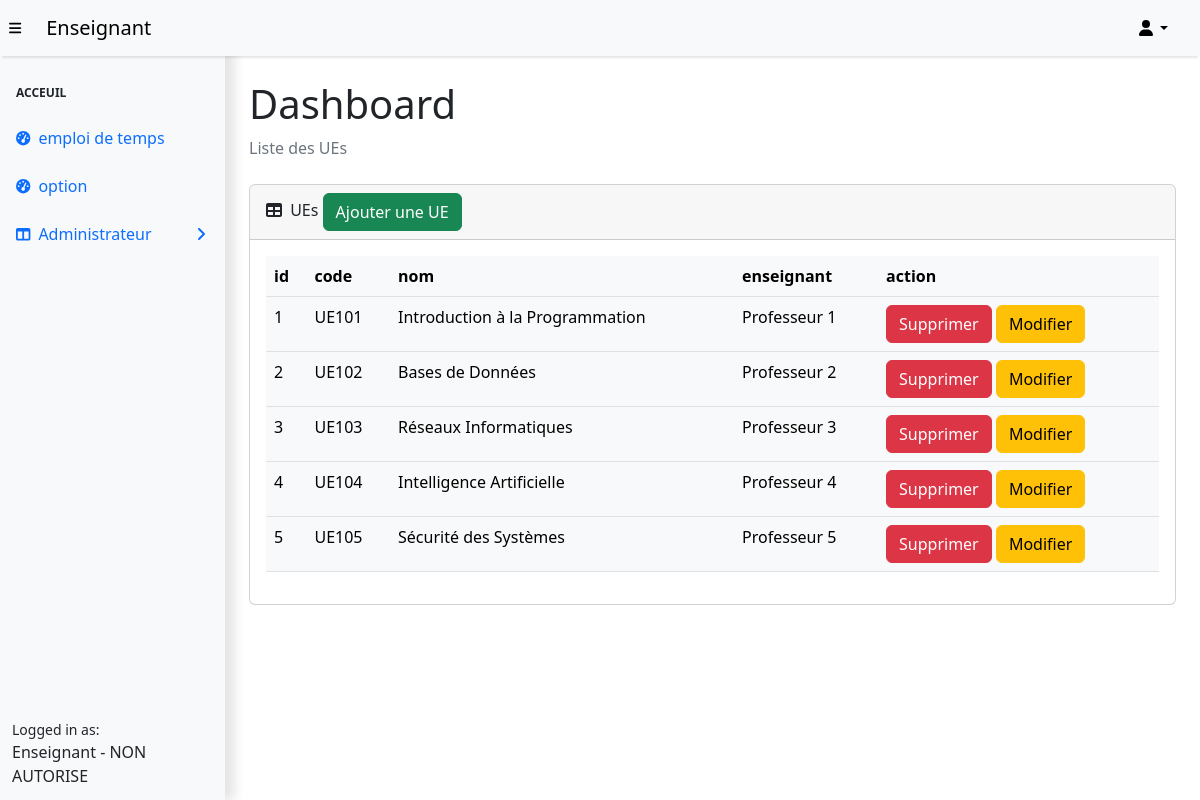
Page /enseignant/ue.php on the committed database.
### tables this page shows
CREATE TABLE `ue` (
  `id_ue` bigint(20) NOT NULL,
  `code_ue` varchar(50) DEFAULT NULL,
  `nom_ue` varchar(50) DEFAULT NULL,
  `id_enseignant` bigint(20) DEFAULT NULL,
  `id_classe` bigint(20) DEFAULT NULL,
  `semestre` int(11) DEFAULT 1
);

CREATE TABLE `enseignant` (
  `id_enseignant` bigint(20) NOT NULL,
  `email_enseignant` varchar(50) DEFAULT NULL,
  `nom_enseignant` varchar(50) DEFAULT NULL,
  `mdp_enseignant` varchar(50) DEFAULT NULL,
  `priv` int(11) NOT NULL DEFAULT 0
);

### enseignant/classes/UE.php (called while the page is built, shortened)
<?php
class UE {
    private $pdo;
    public function __construct($pdo) {
        $this->pdo = $pdo;
    }
    public function read() {
        $sql = "SELECT `id_ue` as id, `code_ue` as code, `nom_ue` as nom_ue, `semestre`, nom_enseignant as ens FROM `ue` JOIN enseignant on ue.id_enseignant=enseignant.id_enseignant;";
        $stmt = $this->pdo->query($sql);
        return $stmt->fetchAll(PDO::FETCH_ASSOC);
    }
}

### enseignant/ue.php (the view, shortened to what this page needs)
<?php session_start() ;
    include_once "classes/UE.php";
    include_once "classes/Classe.php";
    $horaire = new UE($connexion);
    $uesArray = $horaire->read();
    ?>
<!DOCTYPE html>
<html lang="fr">
    <head>
        <link href="https://cdn.jsdelivr.net/npm/simple-datatables@7.1.2/dist/style.min.css" rel="stylesheet" />
        <link href="css/styles.css" rel="stylesheet" />
    </head>
    <body class="sb-nav-fixed">
        <?php include_once "templates/fixedNavBar.php";?>
        <div id="layoutSidenav">
            <div id="layoutSidenav_content">
            <?php include_once "templates/sideBar.php" ?>
                <main>
                    <div class="container-fluid px-4">
                        <h1 class="mt-4">Dashboard</h1>
                        <ol class="breadcrumb mb-4">
                            <li class="breadcrumb-item active">Liste des UEs</li>
                        </ol>
                        <div class="card mb-4">
                            <div class="card-header">
                                <i class="fas fa-table me-1"></i>
                                UEs    <button type="button" class="btn btn-success ml-2" data-toggle="modal" data-target="#modalEnseignant">Ajouter une UE</button>
                            </div>
                            <div class="card-body">
                                <table class="table table-light">
                                    <thead>
                                        <tr>
                                            <th>id</th>
                                            <th>code</th>
                                            <th>nom</th>
                                            <th>enseignant</th>
                                            <th>action</th>
                                        </tr>
                                    </thead>
                                    <tbody>
                                    <?php foreach ($uesArray as $horaire): ?>
                                        <tr>
                                            <td><?php echo $horaire['id']; ?></td>
                                            <td><?php echo $horaire['code']; ?></td>
                                            <td><?php echo $horaire['nom_ue']; ?></td>
                                            <td><?php echo $horaire['ens']; ?></td>
                                            <th><a class="btn btn-danger">Supprimer</a > <a class="btn btn-warning ml-2">Modifier</a></th>
                                        </tr>
                                    <?php endforeach; ?>
                                    </tbody>
                                </table>
                            </div>
                        </div>
                        </div>
                    </div>
            </div>
    </body>
</html>

### rows in the picture
ue: id_ue "1", code_ue "UE101", nom_ue "Introduction à la Programmation", id_enseignant.nom_enseignant "Professeur 1"
ue: id_ue "2", code_ue "UE102", nom_ue "Bases de Données", id_enseignant.nom_enseignant "Professeur 2"
ue: id_ue "3", code_ue "UE103", nom_ue "Réseaux Informatiques", id_enseignant.nom_enseignant "Professeur 3"
ue: id_ue "4", code_ue "UE104", nom_ue "Intelligence Artificielle", id_enseignant.nom_enseignant "Professeur 4"
ue: id_ue "5", code_ue "UE105", nom_ue "Sécurité des Systèmes", id_enseignant.nom_enseignant "Professeur 5"
